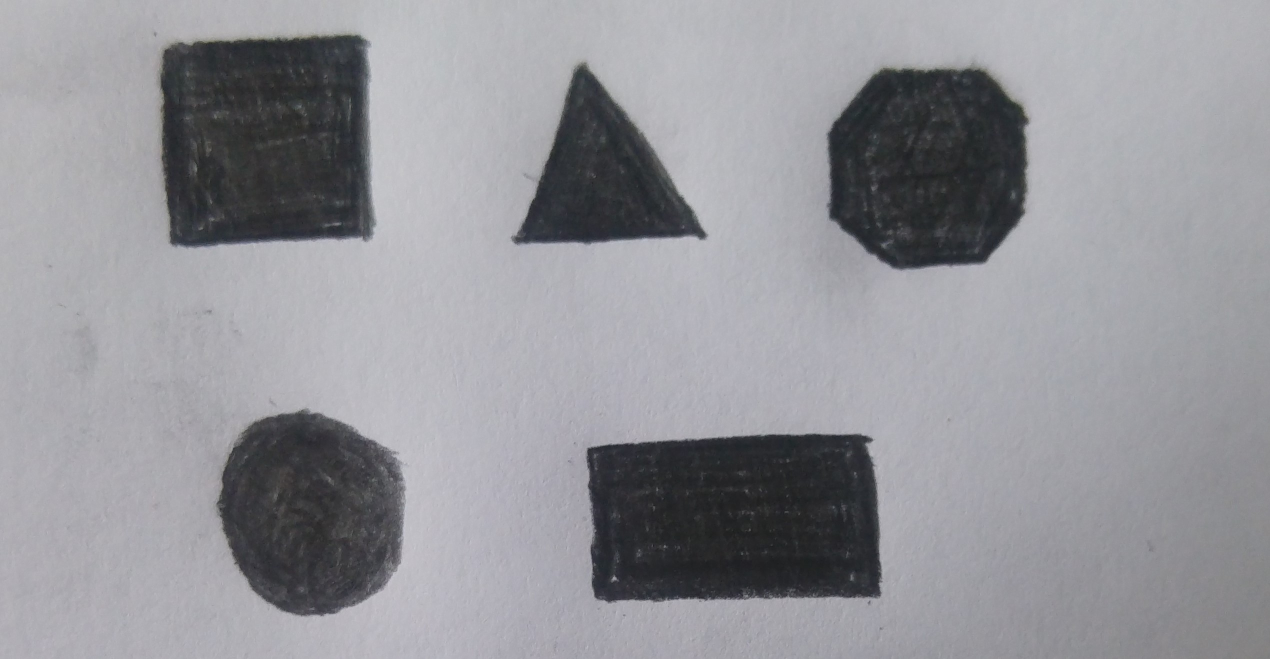
//> input picture ShapeDetection/TrainingImages.jpg, 2540 x 1318 px, given in place of aaa.jpg, which was not available (shown at 1/2 size)
$ ./shape3   (built with g++ and OpenCV 4)
//> lines starting //> are read from the running program, lines starting //| are printed output that depends on the picture; after the words box and inside, x2 and y2 are one past the last pixel; in counts of white or black regions, pixels touching at a corner belong together; pictures that were not available may be replaced by others from this repository, and a replacement may not be noted
#include "opencv2/imgproc.hpp"
#include "opencv2/highgui.hpp"
#include <iostream>
#include <vector>
using namespace cv;
using namespace std;

Size size(620, 480);

float calculateDistance(Point p1, Point p2)
{
    return sqrt((p1.x - p2.x) * (p1.x - p2.x) + (p1.y - p2.y) * (p1.y - p2.y));
}

double angle(Point p1, Point p2)
{
    int a=atan2(p1.y - p2.y, p1.x - p2.x);
    return a * 180 / 3.14;
}

int main(int argc, char* argv[])
{
    Mat gray,threshold_out1,threshold_out2,cannyout,dst, dst1, dst_norm, dst_norm_scaled,gray1;
    double otsu;

    Mat input = imread("/home/bunyamin/opencv/aaa.jpg", 1);
//> input is the input picture: 1318 rows x 2540 cols, CV_8UC3; mean B, G, R 152.9, 147.9, 147.8
    cvtColor(input, gray, CV_BGR2GRAY);

    resize(gray, gray, size);
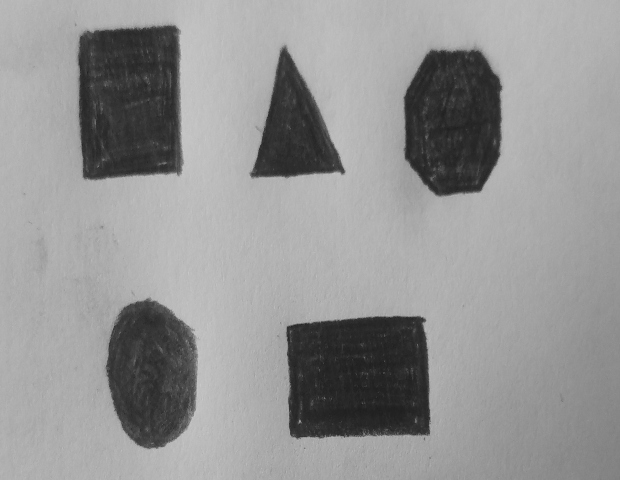
//> gray: 480 rows x 620 cols, CV_8UC1; min 29, max 202, mean 148.3
    resize(input, input, size);
//> input: 480 rows x 620 cols, CV_8UC3

    bilateralFilter ( gray, gray1, 13, 75, 75 );
    medianBlur(gray1, threshold_out1, 1);

    otsu = threshold(threshold_out1, threshold_out1, 0, 255, CV_THRESH_BINARY | CV_THRESH_OTSU);
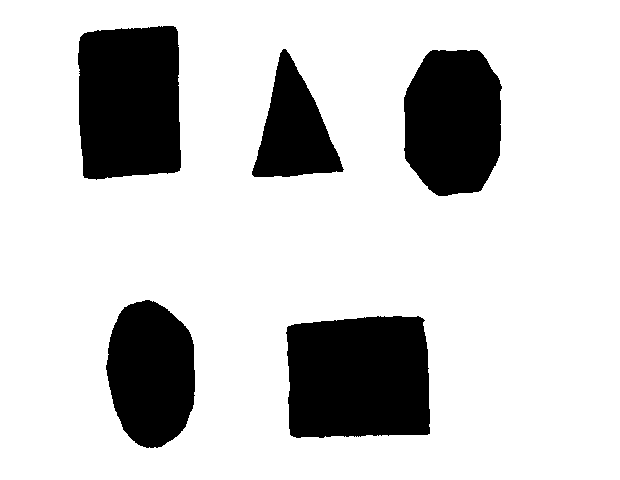
//> threshold_out1: 480 rows x 620 cols, CV_8UC1; 80% white; 5 black regions, box (x1, y1, x2, y2) and area: (286, 316, 430, 438) 16274, (78, 26, 181, 180) 14581, (404, 50, 502, 196) 12014, (106, 300, 195, 448) 10325, (252, 49, 344, 177) 6358
//> otsu = 113
    Canny(threshold_out1, cannyout, otsu, otsu * 1 / 2, 3, 1);
//> cannyout: 480 rows x 620 cols, CV_8UC1; 0.72% white in thin lines or dots, all inside (x1, y1, x2, y2) = (77, 25, 502, 448)

    cornerHarris(threshold_out1, dst, 7, 5, 0.038, BORDER_DEFAULT);
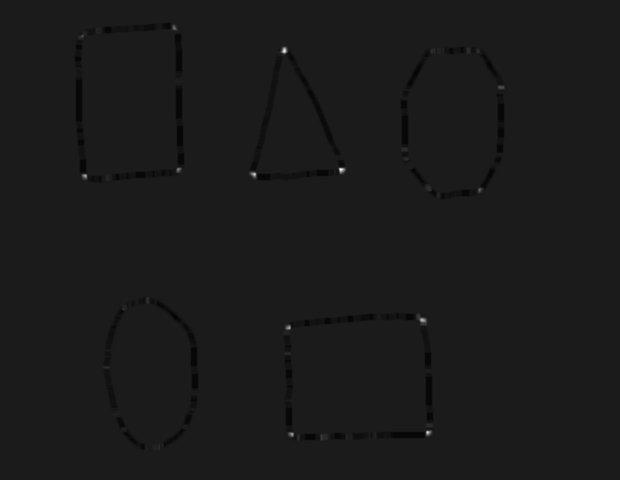
//> dst: 480 rows x 620 cols, CV_32FC1; min -0.428, max 3.57, mean -0.00577; drawn with min black and max white
    dilate(dst, dst, getStructuringElement(MORPH_ELLIPSE, Size(3, 3)));
//> dst: 480 rows x 620 cols, CV_32FC1; 8% of pixels changed, all inside (x1, y1, x2, y2) = (73, 20, 508, 454)
    dst.convertTo(dst1, CV_8UC1);

    vector<vector<Point> > contours;
    vector<Vec4i> hierarchy;

    findContours(cannyout, contours, hierarchy, CV_RETR_EXTERNAL, CV_CHAIN_APPROX_SIMPLE, Point(0, 0));
//> contours = 5 contours; box (x1, y1, x2, y2) and area: (286, 315, 430, 438) 16272, (77, 25, 181, 180) 14570, (403, 49, 502, 196) 12030, (105, 299, 195, 448) 10339, (251, 48, 344, 177) 6351

    vector<Moments> mu(contours.size());
//> mu = 5 items
    for (int i = 0; i < contours.size(); i++)
    {
        mu[i] = moments(contours[i], false);
    }
//> this loop made 5 passes
    vector<Point2f> mc(contours.size());
    for (int i = 0; i < contours.size(); i++)
    {
        mc[i] = Point2f(mu[i].m10 / mu[i].m00, mu[i].m01 / mu[i].m00);
    }

    Mat drawing = Mat::zeros(cannyout.size(), CV_8UC1);
    string sObjectNumber;
    ostringstream sContourNumber;
    std::vector<Point> centerPoints;

    for (int i = 0; i< contours.size(); i++)
    {
        sContourNumber << i;
        sObjectNumber = sContourNumber.str();
        Point pCoordinates(mc[i].x, mc[i].y);
        centerPoints.push_back(pCoordinates);
        Scalar color = Scalar(255, 255, 255);
        drawContours(drawing, contours, i, color, 1, 8, hierarchy, 0, Point());
        circle(drawing, mc[i], 4, color, -1, 8, 0);
        //putText(drawing, sObjectNumber, pCoordinates, CV_FONT_HERSHEY_COMPLEX, 1, color, 2, 8);
        sContourNumber.str("");
        sContourNumber.clear();
    }
//> this loop made 5 passes
//> pCoordinates on passes 1 to 5: Point(357, 377), Point(150, 372), Point(452, 121), Point(293, 129), Point(128, 101)
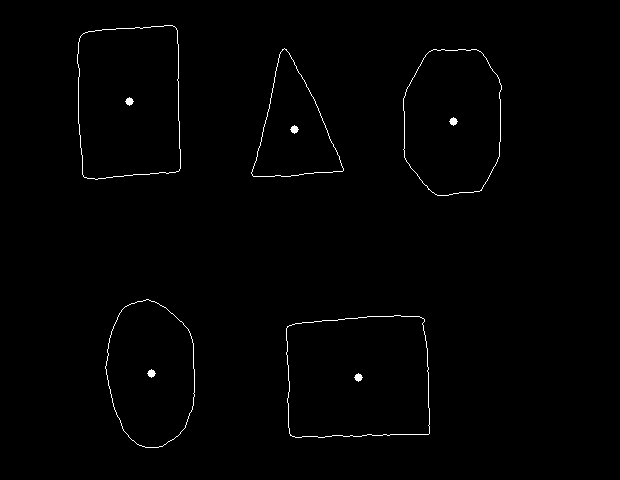
//> drawing: 480 rows x 620 cols, CV_8UC1; 0.77% white in thin lines or dots, all inside (x1, y1, x2, y2) = (77, 25, 502, 448)

    vector<vector<Point> > contours1;
    vector<Vec4i> hierarchy1;

    findContours(dst1, contours1, hierarchy1, CV_RETR_EXTERNAL, CV_CHAIN_APPROX_SIMPLE, Point(0, 0));
//> contours1 = 13 contours, 2 with area under 20; largest, box (x1, y1, x2, y2) and area: (418, 316, 428, 326) 55, (280, 46, 289, 55) 48, (337, 167, 347, 175) 44, (249, 171, 258, 179) 42, (425, 429, 433, 437) 38

    vector<Moments> mu1(contours1.size());
//> mu1 = 13 items
    for (int i = 0; i < contours1.size(); i++)
    {
        mu1[i] = moments(contours1[i], false);
    }
//> this loop made 13 passes
    vector<Point2f> mc1(contours1.size());
    for (int i = 0; i < contours1.size(); i++)
    {
        mc1[i] = Point2f(mu1[i].m10 / mu1[i].m00, mu1[i].m01 / mu1[i].m00);
    }

    Mat drawing1 = Mat::zeros(dst1.size(), CV_8UC1);
    string sObjectNumber1;
    ostringstream sContourNumber1;
    std::vector<Point> cornerPoints;

    for (int i = 0; i<contours1.size(); i++)
    {
        sContourNumber1 << i;
        sObjectNumber1 = sContourNumber1.str();
        Point pCoordinates1(mc1[i].x, mc1[i].y);
        cornerPoints.push_back(pCoordinates1);
        Scalar color = Scalar(255, 255, 255);
        drawContours(drawing1, contours1, i, color, 1, 8, hierarchy1, 0, Point());
        circle(drawing1, mc1[i], 4, color, -1, 8, 0);
        putText(drawing1, sObjectNumber1, pCoordinates1, CV_FONT_HERSHEY_COMPLEX, 1, color, 2, 8);
        sContourNumber1.str("");
        sContourNumber1.clear();
    }
//> this loop made 13 passes
//> pCoordinates1 on passes 1 to 12: Point(290, 433), Point(428, 432), Point(287, 327), Point(422, 320), Point(479, 189), Point(84, 175), Point(253, 174), Point(341, 169), Point(178, 169), Point(500, 87), Point(283, 49), Point(82, 35)
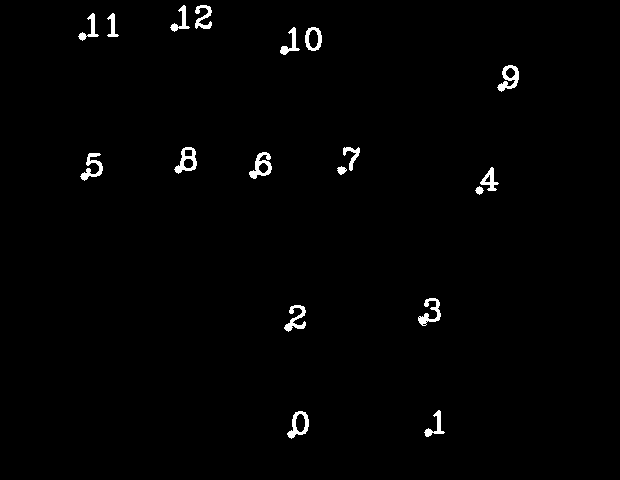
//> drawing1: 480 rows x 620 cols, CV_8UC1; 1.2% white; 18 white regions, largest, box (x1, y1, x2, y2) and area: (249, 152, 272, 179) 285, (497, 65, 519, 92) 276, (174, 147, 197, 174) 273

    //cout << calculateDistance(Point(10, 10), Point(20, 20)) << endl;
    std::vector<int> edgeCounterVec;

    for (int i = 0; i < centerPoints.size(); i++)
    {
        float s     = calculateDistance(centerPoints.at(0), cornerPoints.at(1));
        s=s*(1.3);
        int edgeCounter = 0;
        stringstream ss;
        cout<<s<<endl;
        for (int j = 0; j < cornerPoints.size(); j++)
        {
            float mDistance = calculateDistance(centerPoints.at(i), cornerPoints.at(j));

            if (mDistance < s)		//e�ik de�eri 100 olsun
            {
                edgeCounter++;
            }
            //cout << i << " " << j << " " <<  mDistance << endl;

        }
        edgeCounterVec.push_back(edgeCounter);

    if(edgeCounter == 0 || edgeCounter == 1 )
    {
    ss<<"Daire";
    }
    else if(edgeCounter == 3)
    {
    ss << "Ucgen";
    }
    else if(edgeCounter == 4)
    {
    ss << "Dortgen";
    }
    else if(edgeCounter == 5)
    {
        ss<< "besgen";
    }
    else if (edgeCounter==6)
    {
        double anle=angle(cornerPoints.at(0),cornerPoints.at(2));
        cout<<"Angle:"<<anle<<endl;
        if(anle<75)
        {
            ss<< "yildiz";
        }
        else if(anle>75)
        {
            ss<< "altigen";
        }
    }
   else{
      //cout<<edgeCounter<<endl;
    }
        sObjectNumber = ss.str();
        putText(drawing, sObjectNumber, centerPoints.at(i), CV_FONT_HERSHEY_COMPLEX, 1, Scalar(255), 2, 8);
    }
//> this loop made 5 passes
//> edgeCounter on passes 1 to 5: 4, 0, 2, 3, 4
//| 116.754
//| 116.754
//| 116.754
//| 116.754
//| 116.754
//> pass 1, `putText(drawing, sObjectNumber, centerPoints.at(i), CV_FONT_HERSHEY_CO..`:
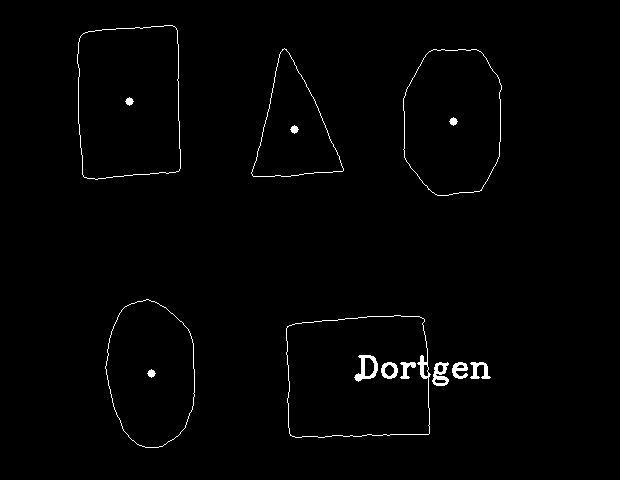
//> drawing: 480 rows x 620 cols, CV_8UC1; 1.2% white in thin lines or dots, all inside (x1, y1, x2, y2) = (77, 25, 502, 448)
//> after the loop:
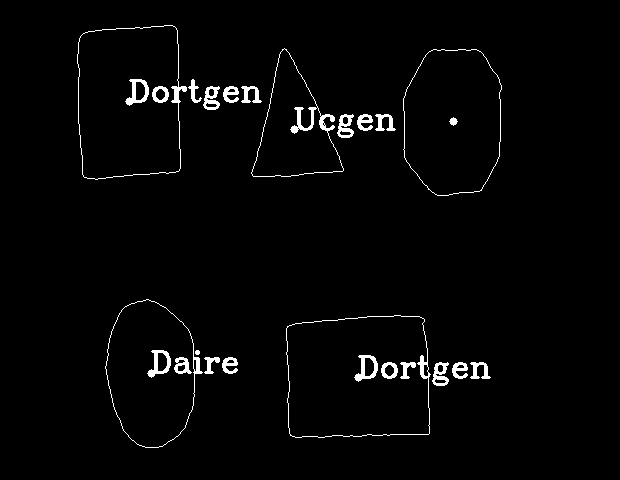
//> drawing: 480 rows x 620 cols, CV_8UC1; 2.2% white; 26 white regions, largest, box (x1, y1, x2, y2) and area: (251, 48, 344, 177) 734, (286, 315, 431, 438) 619, (77, 25, 187, 180) 596

    imshow("debug1", drawing);
    imshow("debug2", drawing1);
    waitKey(0);
    return 0;
}
